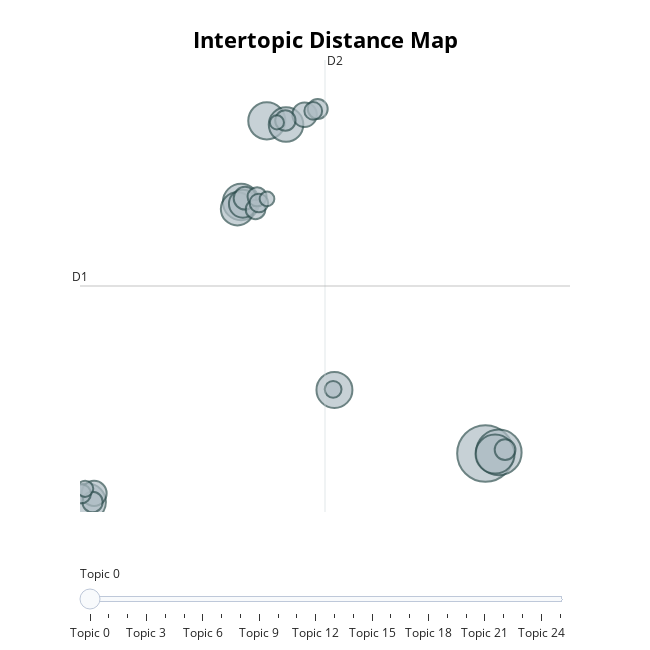

Notebook code cell kept with this figure:
### Code cell
topic_model.visualize_topics()

### Figure 1 — Plotly figure (JSON) as saved in the notebook; plotly's stock layout.template omitted (floating-point values rounded to 4 significant figures)
{"data": [{"customdata": [[0, "covid19 | the | of | and | to", 193], [1, "care | children | to | child | and", 125], [2, "health | the | of | and | staff", 92], [3, "journalism | you | our | please | local", 83], [4, "fund | covid19 | to | the | million", 82], [5, "we | and | that | support | to", 80], [6, "economy | the | in | to | bank", 78], [7, "we | your | support | you | our", 72], [8, "cent | per | the | support | of", 66], [9, "food | farmers | restaurants | the | and", 47], [10, "scheme | income | the | wage | will", 38], [11, "our | support | and | work | to", 36], [12, "clubs | the | league | games | we", 31], [13, "ventilator | ventilators | oxygen | breathing | patients", 26], [14, "india | modi | the | fight | gandhi", 25], [15, "financial | students | student | college | universities", 25], [16, "and | services | it | systems | content", 24], [17, "china | chinese | the | countries | who", 23], [18, "hospital | of | the | and | is", 22], [19, "million | ltpgt | years | over | five", 22], [20, "music | artists | great | to | band", 21], [21, "customers | our | businesses | sales | ltpgt", 19], [22, "stimulus | fiscal | businesses | to | packages", 17], [23, "billion | package | spending | flow | support", 16], [24, "class | gtlta | iteminline | href | gtltdiv", 13], [25, "business | white | it | he | whatever", 12]], "hovertemplate": "<b>Topic %{customdata[0]}</b><br>Words: %{customdata[1]}<br>Size: %{customdata[2]}", "legendgroup": "", "marker": {"color": "#B0BEC5", "line": {"color": "DarkSlateGrey", "width": 2}, "size": [193, 125, 92, 83, 82, 80, 78, 72, 66, 47, 38, 36, 31, 26, 25, 25, 24, 23, 22, 22, 21, 19, 17, 16, 13, 12], "sizemode": "area", "sizeref": 0.1206, "symbol": "circle"}, "mode": "markers", "name": "", "orientation": "v", "showlegend": false, "type": "scatter", "x": [15.36, 15.86, 15.72, 7.234, 0.5651, 6.276, 9.748, 7.948, 6.139, 6.343, 0.8116, 8.638, 6.423, 16.09, 7.923, 0.7532, 9.127, 6.812, 6.872, 0.3378, 6.938, 8.96, 9.7, 0.4781, 7.24, 7.61], "xaxis": "x", "y": [-1.395, -1.313, -1.44, 24.33, -5.15, 18.05, 3.519, 24.04, 17.52, 17.91, -4.483, 24.8, 18.34, -1.108, 24.36, -5.15, 25.25, 17.48, 18.45, -4.506, 17.97, 25.1, 3.567, -4.127, 18.29, 24.21], "yaxis": "y"}], "layout": {"annotations": [{"showarrow": false, "text": "D1", "x": 0.2871, "y": 11.55, "yshift": 10}, {"showarrow": false, "text": "D2", "x": 9.397, "xshift": 10, "y": 29.03}], "height": 650, "hoverlabel": {"bgcolor": "white", "font": {"family": "Rockwell", "size": 16}}, "legend": {"itemsizing": "constant", "tracegroupgap": 0}, "margin": {"t": 60}, "shapes": [{"line": {"color": "#CFD8DC", "width": 2}, "type": "line", "x0": 9.397, "x1": 9.397, "y0": -5.923, "y1": 29.03}, {"line": {"color": "#9E9E9E", "width": 2}, "type": "line", "x0": 0.2871, "x1": 18.51, "y0": 11.55, "y1": 11.55}], "sliders": [{"active": 0, "pad": {"t": 50}, "steps": [{"args": [{"marker.color": [["red", "#B0BEC5", "#B0BEC5", "#B0BEC5", "#B0BEC5", "#B0BEC5", "#B0BEC5", "#B0BEC5", "#B0BEC5", "#B0BEC5", "#B0BEC5", "#B0BEC5", "#B0BEC5", "#B0BEC5", "#B0BEC5", "#B0BEC5", "#B0BEC5", "#B0BEC5", "#B0BEC5", "#B0BEC5", "#B0BEC5", "#B0BEC5", "#B0BEC5", "#B0BEC5", "#B0BEC5", "#B0BEC5"]]}], "label": "Topic 0", "method": "update"}, {"args": [{"marker.color": [["#B0BEC5", "red", "#B0BEC5", "#B0BEC5", "#B0BEC5", "#B0BEC5", "#B0BEC5", "#B0BEC5", "#B0BEC5", "#B0BEC5", "#B0BEC5", "#B0BEC5", "#B0BEC5", "#B0BEC5", "#B0BEC5", "#B0BEC5", "#B0BEC5", "#B0BEC5", "#B0BEC5", "#B0BEC5", "#B0BEC5", "#B0BEC5", "#B0BEC5", "#B0BEC5", "#B0BEC5", "#B0BEC5"]]}], "label": "Topic 1", "method": "update"}, {"args": [{"marker.color": [["#B0BEC5", "#B0BEC5", "red", "#B0BEC5", "#B0BEC5", "#B0BEC5", "#B0BEC5", "#B0BEC5", "#B0BEC5", "#B0BEC5", "#B0BEC5", "#B0BEC5", "#B0BEC5", "#B0BEC5", "#B0BEC5", "#B0BEC5", "#B0BEC5", "#B0BEC5", "#B0BEC5", "#B0BEC5", "#B0BEC5", "#B0BEC5", "#B0BEC5", "#B0BEC5", "#B0BEC5", "#B0BEC5"]]}], "label": "Topic 2", "method": "update"}, {"args": [{"marker.color": [["#B0BEC5", "#B0BEC5", "#B0BEC5", "red", "#B0BEC5", "#B0BEC5", "#B0BEC5", "#B0BEC5", "#B0BEC5", "#B0BEC5", "#B0BEC5", "#B0BEC5", "#B0BEC5", "#B0BEC5", "#B0BEC5", "#B0BEC5", "#B0BEC5", "#B0BEC5", "#B0BEC5", "#B0BEC5", "#B0BEC5", "#B0BEC5", "#B0BEC5", "#B0BEC5", "#B0BEC5", "#B0BEC5"]]}], "label": "Topic 3", "method": "update"}, {"args": [{"marker.color": [["#B0BEC5", "#B0BEC5", "#B0BEC5", "#B0BEC5", "red", "#B0BEC5", "#B0BEC5", "#B0BEC5", "#B0BEC5", "#B0BEC5", "#B0BEC5", "#B0BEC5", "#B0BEC5", "#B0BEC5", "#B0BEC5", "#B0BEC5", "#B0BEC5", "#B0BEC5", "#B0BEC5", "#B0BEC5", "#B0BEC5", "#B0BEC5", "#B0BEC5", "#B0BEC5", "#B0BEC5", "#B0BEC5"]]}], "label": "Topic 4", "method": "update"}, {"args": [{"marker.color": [["#B0BEC5", "#B0BEC5", "#B0BEC5", "#B0BEC5", "#B0BEC5", "red", "#B0BEC5", "#B0BEC5", "#B0BEC5", "#B0BEC5", "#B0BEC5", "#B0BEC5", "#B0BEC5", "#B0BEC5", "#B0BEC5", "#B0BEC5", "#B0BEC5", "#B0BEC5", "#B0BEC5", "#B0BEC5", "#B0BEC5", "#B0BEC5", "#B0BEC5", "#B0BEC5", "#B0BEC5", "#B0BEC5"]]}], "label": "Topic 5", "method": "update"}, {"args": [{"marker.color": [["#B0BEC5", "#B0BEC5", "#B0BEC5", "#B0BEC5", "#B0BEC5", "#B0BEC5", "red", "#B0BEC5", "#B0BEC5", "#B0BEC5", "#B0BEC5", "#B0BEC5", "#B0BEC5", "#B0BEC5", "#B0BEC5", "#B0BEC5", "#B0BEC5", "#B0BEC5", "#B0BEC5", "#B0BEC5", "#B0BEC5", "#B0BEC5", "#B0BEC5", "#B0BEC5", "#B0BEC5", "#B0BEC5"]]}], "label": "Topic 6", "method": "update"}, {"args": [{"marker.color": [["#B0BEC5", "#B0BEC5", "#B0BEC5", "#B0BEC5", "#B0BEC5", "#B0BEC5", "#B0BEC5", "red", "#B0BEC5", "#B0BEC5", "#B0BEC5", "#B0BEC5", "#B0BEC5", "#B0BEC5", "#B0BEC5", "#B0BEC5", "#B0BEC5", "#B0BEC5", "#B0BEC5", "#B0BEC5", "#B0BEC5", "#B0BEC5", "#B0BEC5", "#B0BEC5", "#B0BEC5", "#B0BEC5"]]}], "label": "Topic 7", "method": "update"}, {"args": [{"marker.color": [["#B0BEC5", "#B0BEC5", "#B0BEC5", "#B0BEC5", "#B0BEC5", "#B0BEC5", "#B0BEC5", "#B0BEC5", "red", "#B0BEC5", "#B0BEC5", "#B0BEC5", "#B0BEC5", "#B0BEC5", "#B0BEC5", "#B0BEC5", "#B0BEC5", "#B0BEC5", "#B0BEC5", "#B0BEC5", "#B0BEC5", "#B0BEC5", "#B0BEC5", "#B0BEC5", "#B0BEC5", "#B0BEC5"]]}], "label": "Topic 8", "method": "update"}, {"args": [{"marker.color": [["#B0BEC5", "#B0BEC5", "#B0BEC5", "#B0BEC5", "#B0BEC5", "#B0BEC5", "#B0BEC5", "#B0BEC5", "#B0BEC5", "red", "#B0BEC5", "#B0BEC5", "#B0BEC5", "#B0BEC5", "#B0BEC5", "#B0BEC5", "#B0BEC5", "#B0BEC5", "#B0BEC5", "#B0BEC5", "#B0BEC5", "#B0BEC5", "#B0BEC5", "#B0BEC5", "#B0BEC5", "#B0BEC5"]]}], "label": "Topic 9", "method": "update"}, {"args": [{"marker.color": [["#B0BEC5", "#B0BEC5", "#B0BEC5", "#B0BEC5", "#B0BEC5", "#B0BEC5", "#B0BEC5", "#B0BEC5", "#B0BEC5", "#B0BEC5", "red", "#B0BEC5", "#B0BEC5", "#B0BEC5", "#B0BEC5", "#B0BEC5", "#B0BEC5", "#B0BEC5", "#B0BEC5", "#B0BEC5", "#B0BEC5", "#B0BEC5", "#B0BEC5", "#B0BEC5", "#B0BEC5", "#B0BEC5"]]}], "label": "Topic 10", "method": "update"}, {"args": [{"marker.color": [["#B0BEC5", "#B0BEC5", "#B0BEC5", "#B0BEC5", "#B0BEC5", "#B0BEC5", "#B0BEC5", "#B0BEC5", "#B0BEC5", "#B0BEC5", "#B0BEC5", "red", "#B0BEC5", "#B0BEC5", "#B0BEC5", "#B0BEC5", "#B0BEC5", "#B0BEC5", "#B0BEC5", "#B0BEC5", "#B0BEC5", "#B0BEC5", "#B0BEC5", "#B0BEC5", "#B0BEC5", "#B0BEC5"]]}], "label": "Topic 11", "method": "update"}, {"args": [{"marker.color": [["#B0BEC5", "#B0BEC5", "#B0BEC5", "#B0BEC5", "#B0BEC5", "#B0BEC5", "#B0BEC5", "#B0BEC5", "#B0BEC5", "#B0BEC5", "#B0BEC5", "#B0BEC5", "red", "#B0BEC5", "#B0BEC5", "#B0BEC5", "#B0BEC5", "#B0BEC5", "#B0BEC5", "#B0BEC5", "#B0BEC5", "#B0BEC5", "#B0BEC5", "#B0BEC5", "#B0BEC5", "#B0BEC5"]]}], "label": "Topic 12", "method": "update"}, {"args": [{"marker.color": [["#B0BEC5", "#B0BEC5", "#B0BEC5", "#B0BEC5", "#B0BEC5", "#B0BEC5", "#B0BEC5", "#B0BEC5", "#B0BEC5", "#B0BEC5", "#B0BEC5", "#B0BEC5", "#B0BEC5", "red", "#B0BEC5", "#B0BEC5", "#B0BEC5", "#B0BEC5", "#B0BEC5", "#B0BEC5", "#B0BEC5", "#B0BEC5", "#B0BEC5", "#B0BEC5", "#B0BEC5", "#B0BEC5"]]}], "label": "Topic 13", "method": "update"}, {"args": [{"marker.color": [["#B0BEC5", "#B0BEC5", "#B0BEC5", "#B0BEC5", "#B0BEC5", "#B0BEC5", "#B0BEC5", "#B0BEC5", "#B0BEC5", "#B0BEC5", "#B0BEC5", "#B0BEC5", "#B0BEC5", "#B0BEC5", "red", "#B0BEC5", "#B0BEC5", "#B0BEC5", "#B0BEC5", "#B0BEC5", "#B0BEC5", "#B0BEC5", "#B0BEC5", "#B0BEC5", "#B0BEC5", "#B0BEC5"]]}], "label": "Topic 14", "method": "update"}, {"args": [{"marker.color": [["#B0BEC5", "#B0BEC5", "#B0BEC5", "#B0BEC5", "#B0BEC5", "#B0BEC5", "#B0BEC5", "#B0BEC5", "#B0BEC5", "#B0BEC5", "#B0BEC5", "#B0BEC5", "#B0BEC5", "#B0BEC5", "#B0BEC5", "red", "#B0BEC5", "#B0BEC5", "#B0BEC5", "#B0BEC5", "#B0BEC5", "#B0BEC5", "#B0BEC5", "#B0BEC5", "#B0BEC5", "#B0BEC5"]]}], "label": "Topic 15", "method": "update"}, {"args": [{"marker.color": [["#B0BEC5", "#B0BEC5", "#B0BEC5", "#B0BEC5", "#B0BEC5", "#B0BEC5", "#B0BEC5", "#B0BEC5", "#B0BEC5", "#B0BEC5", "#B0BEC5", "#B0BEC5", "#B0BEC5", "#B0BEC5", "#B0BEC5", "#B0BEC5", "red", "#B0BEC5", "#B0BEC5", "#B0BEC5", "#B0BEC5", "#B0BEC5", "#B0BEC5", "#B0BEC5", "#B0BEC5", "#B0BEC5"]]}], "label": "Topic 16", "method": "update"}, {"args": [{"marker.color": [["#B0BEC5", "#B0BEC5", "#B0BEC5", "#B0BEC5", "#B0BEC5", "#B0BEC5", "#B0BEC5", "#B0BEC5", "#B0BEC5", "#B0BEC5", "#B0BEC5", "#B0BEC5", "#B0BEC5", "#B0BEC5", "#B0BEC5", "#B0BEC5", "#B0BEC5", "red", "#B0BEC5", "#B0BEC5", "#B0BEC5", "#B0BEC5", "#B0BEC5", "#B0BEC5", "#B0BEC5", "#B0BEC5"]]}], "label": "Topic 17", "method": "update"}, {"args": [{"marker.color": [["#B0BEC5", "#B0BEC5", "#B0BEC5", "#B0BEC5", "#B0BEC5", "#B0BEC5", "#B0BEC5", "#B0BEC5", "#B0BEC5", "#B0BEC5", "#B0BEC5", "#B0BEC5", "#B0BEC5", "#B0BEC5", "#B0BEC5", "#B0BEC5", "#B0BEC5", "#B0BEC5", "red", "#B0BEC5", "#B0BEC5", "#B0BEC5", "#B0BEC5", "#B0BEC5", "#B0BEC5", "#B0BEC5"]]}], "label": "Topic 18", "method": "update"}, {"args": [{"marker.color": [["#B0BEC5", "#B0BEC5", "#B0BEC5", "#B0BEC5", "#B0BEC5", "#B0BEC5", "#B0BEC5", "#B0BEC5", "#B0BEC5", "#B0BEC5", "#B0BEC5", "#B0BEC5", "#B0BEC5", "#B0BEC5", "#B0BEC5", "#B0BEC5", "#B0BEC5", "#B0BEC5", "#B0BEC5", "red", "#B0BEC5", "#B0BEC5", "#B0BEC5", "#B0BEC5", "#B0BEC5", "#B0BEC5"]]}], "label": "Topic 19", "method": "update"}, {"args": [{"marker.color": [["#B0BEC5", "#B0BEC5", "#B0BEC5", "#B0BEC5", "#B0BEC5", "#B0BEC5", "#B0BEC5", "#B0BEC5", "#B0BEC5", "#B0BEC5", "#B0BEC5", "#B0BEC5", "#B0BEC5", "#B0BEC5", "#B0BEC5", "#B0BEC5", "#B0BEC5", "#B0BEC5", "#B0BEC5", "#B0BEC5", "red", "#B0BEC5", "#B0BEC5", "#B0BEC5", "#B0BEC5", "#B0BEC5"]]}], "label": "Topic 20", "method": "update"}, {"args": [{"marker.color": [["#B0BEC5", "#B0BEC5", "#B0BEC5", "#B0BEC5", "#B0BEC5", "#B0BEC5", "#B0BEC5", "#B0BEC5", "#B0BEC5", "#B0BEC5", "#B0BEC5", "#B0BEC5", "#B0BEC5", "#B0BEC5", "#B0BEC5", "#B0BEC5", "#B0BEC5", "#B0BEC5", "#B0BEC5", "#B0BEC5", "#B0BEC5", "red", "#B0BEC5", "#B0BEC5", "#B0BEC5", "#B0BEC5"]]}], "label": "Topic 21", "method": "update"}, {"args": [{"marker.color": [["#B0BEC5", "#B0BEC5", "#B0BEC5", "#B0BEC5", "#B0BEC5", "#B0BEC5", "#B0BEC5", "#B0BEC5", "#B0BEC5", "#B0BEC5", "#B0BEC5", "#B0BEC5", "#B0BEC5", "#B0BEC5", "#B0BEC5", "#B0BEC5", "#B0BEC5", "#B0BEC5", "#B0BEC5", "#B0BEC5", "#B0BEC5", "#B0BEC5", "red", "#B0BEC5", "#B0BEC5", "#B0BEC5"]]}], "label": "Topic 22", "method": "update"}, {"args": [{"marker.color": [["#B0BEC5", "#B0BEC5", "#B0BEC5", "#B0BEC5", "#B0BEC5", "#B0BEC5", "#B0BEC5", "#B0BEC5", "#B0BEC5", "#B0BEC5", "#B0BEC5", "#B0BEC5", "#B0BEC5", "#B0BEC5", "#B0BEC5", "#B0BEC5", "#B0BEC5", "#B0BEC5", "#B0BEC5", "#B0BEC5", "#B0BEC5", "#B0BEC5", "#B0BEC5", "red", "#B0BEC5", "#B0BEC5"]]}], "label": "Topic 23", "method": "update"}, {"args": [{"marker.color": [["#B0BEC5", "#B0BEC5", "#B0BEC5", "#B0BEC5", "#B0BEC5", "#B0BEC5", "#B0BEC5", "#B0BEC5", "#B0BEC5", "#B0BEC5", "#B0BEC5", "#B0BEC5", "#B0BEC5", "#B0BEC5", "#B0BEC5", "#B0BEC5", "#B0BEC5", "#B0BEC5", "#B0BEC5", "#B0BEC5", "#B0BEC5", "#B0BEC5", "#B0BEC5", "#B0BEC5", "red", "#B0BEC5"]]}], "label": "Topic 24", "method": "update"}, {"args": [{"marker.color": [["#B0BEC5", "#B0BEC5", "#B0BEC5", "#B0BEC5", "#B0BEC5", "#B0BEC5", "#B0BEC5", "#B0BEC5", "#B0BEC5", "#B0BEC5", "#B0BEC5", "#B0BEC5", "#B0BEC5", "#B0BEC5", "#B0BEC5", "#B0BEC5", "#B0BEC5", "#B0BEC5", "#B0BEC5", "#B0BEC5", "#B0BEC5", "#B0BEC5", "#B0BEC5", "#B0BEC5", "#B0BEC5", "red"]]}], "label": "Topic 25", "method": "update"}]}], "title": {"font": {"color": "Black", "size": 22}, "text": "<b>Intertopic Distance Map", "x": 0.5, "xanchor": "center", "y": 0.95, "yanchor": "top"}, "width": 650, "xaxis": {"anchor": "y", "domain": [0, 1], "range": [0.2871, 18.51], "title": {"text": ""}, "visible": false}, "yaxis": {"anchor": "x", "domain": [0, 1], "range": [-5.923, 29.03], "title": {"text": ""}, "visible": false}}}
